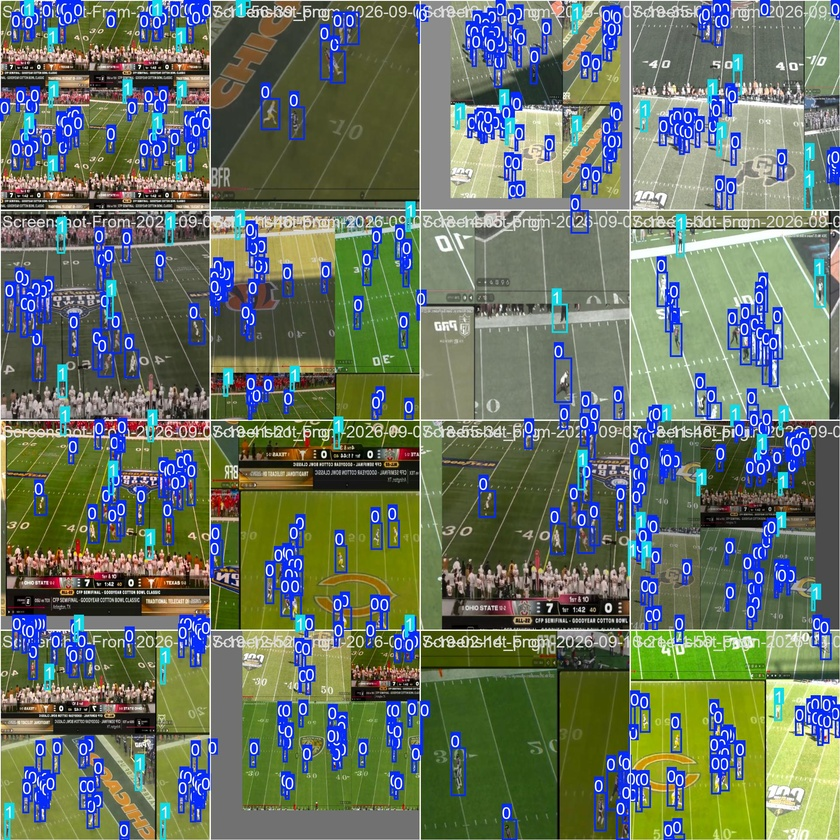
#> input picture Yolo/yolo-training/runs/detect/runs/nfl-player-tracker-2/train_batch0.jpg, 840 x 840 px, shrunk from 1920 x 1920 before the run, given in place of _full_game.mp4, which was not available
$ python test-clipping.py
#> lines starting #> are read from the running program, lines starting #| are printed output that depends on the picture; pictures that were not available may be replaced by others from this repository, and a replacement may not be noted
"""
Auto-clip pass plays from a full game YouTube video.
Detects snaps via motion analysis, filters for pass plays using motion spread.

Usage:
    python test-clipping.py

Change VIDEO_URL below to process a different video.
"""

import subprocess
import cv2
import numpy as np
import os

VIDEO_URL = "https://www.youtube.com/watch?v=7ERkAhvmHCo&list=PLbGLzzomCfA6R66tNqbLmv32dZoDj8-9l"

OUTPUT_DIR = os.path.dirname(os.path.abspath(__file__))
TEMP_VIDEO = os.path.join(OUTPUT_DIR, "_full_game.mp4")

PRE_SNAP_SEC = 2
POST_SNAP_SEC = 6
MIN_CALM_SEC = 1.5


def download_video(url, output_path):
#> called with output_path = 'test videos/_full_game.mp4'
    subprocess.run([
        "yt-dlp", "--no-playlist", "--merge-output-format", "mp4",
        "-o", output_path, url
    ], check=True)
#> (this line was passed over: subprocess is not available in this run)


FRAME_SKIP = 3  # only process every Nth frame


def compute_motion(video_path):
#> called with video_path = 'test videos/_full_game.mp4'
    cap = cv2.VideoCapture(video_path)
    fps = cap.get(cv2.CAP_PROP_FPS)
    total = int(cap.get(cv2.CAP_PROP_FRAME_COUNT))
    prev_gray = None
    scores = []
    frame_idx = 0

    while True:
        ret, frame = cap.read()
#> frame is the input picture: shape (840, 840, 3); mean B, G, R 101.2, 116.7, 104.5
        if not ret:
            break
        if frame_idx % FRAME_SKIP != 0:
            frame_idx += 1
            continue
        gray = cv2.cvtColor(frame, cv2.COLOR_BGR2GRAY)
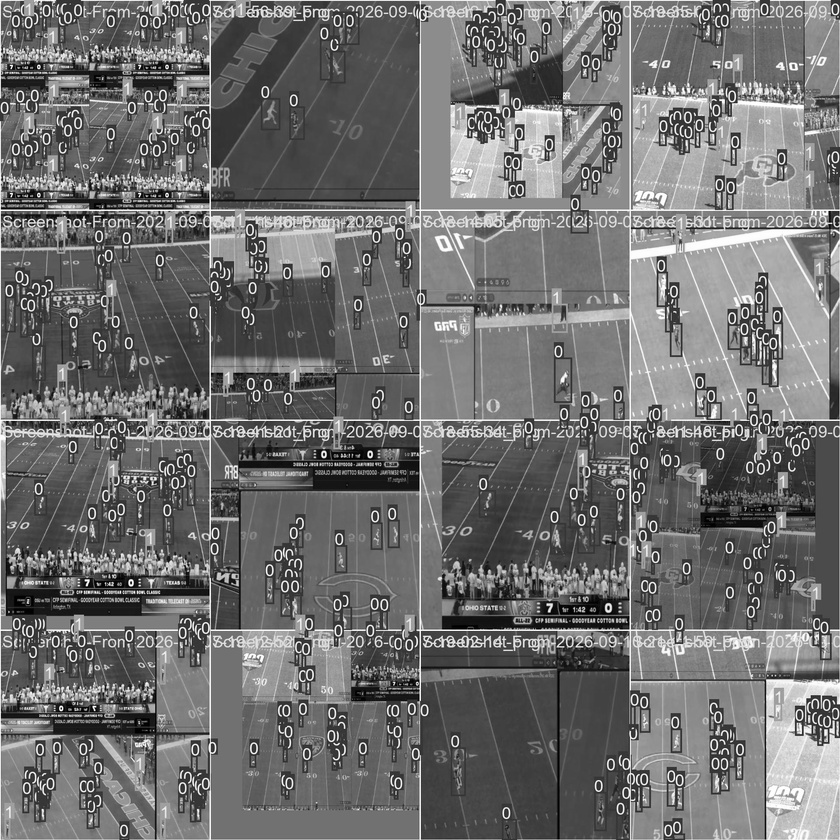
#> gray: shape (840, 840); min 0, max 255, mean 111.3
        gray = cv2.GaussianBlur(gray, (21, 21), 0)
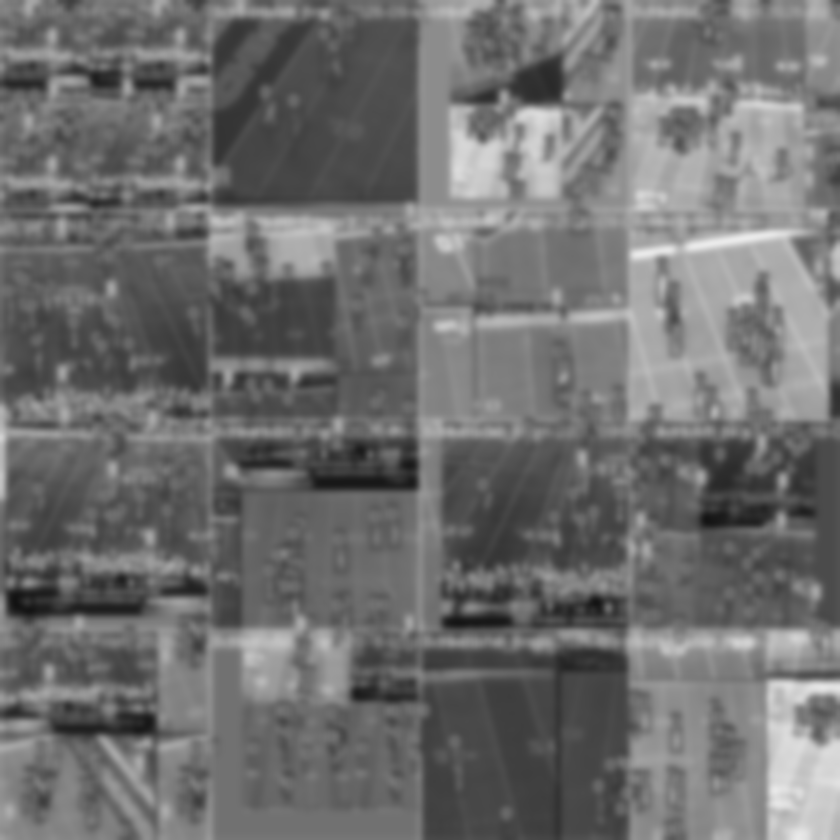
#> gray: shape (840, 840); min 18, max 235, mean 111.1
        if prev_gray is not None:
            scores.append(float(cv2.absdiff(gray, prev_gray).mean()))
        else:
            scores.append(0.0)
        prev_gray = gray
        frame_idx += 1

        if frame_idx % (int(fps) * 60) < FRAME_SKIP:
            pct = frame_idx / total * 100
            print(f"  {pct:.0f}% ({frame_idx}/{total})")

    cap.release()
    effective_fps = fps / FRAME_SKIP
    return np.array(scores), effective_fps


# [119 lines left out: functions detect_snaps, is_pass_play, clip_play, not called in this run]


def main():
    if VIDEO_URL == "https://www.youtube.com/watch?v=CHANGE_ME":
        print("Set VIDEO_URL in the script first.")
        return

    if not os.path.exists(TEMP_VIDEO):
        print("Downloading video...")
        download_video(VIDEO_URL, TEMP_VIDEO)
    else:
        print("Using cached download")

    print("Computing motion scores...")
    motion, fps = compute_motion(TEMP_VIDEO)
    print(f"  {len(motion)} frames at {fps:.1f} fps ({len(motion)/fps:.0f}s)")

    print("Detecting snaps...")
    snaps = detect_snaps(motion, fps)
    print(f"  Found {len(snaps)} potential plays")

    print("Filtering for pass plays and clipping...")
    clip_num = 0
    for i, snap in enumerate(snaps):
        snap_time = snap / fps
        mins, secs = int(snap_time // 60), snap_time % 60
        print(f"  Play {i + 1}/{len(snaps)} at {mins}:{secs:04.1f}...", end=" ")

        if is_pass_play(TEMP_VIDEO, snap, fps):
            clip_num += 1
            out_path = os.path.join(OUTPUT_DIR, f"auto_clip{clip_num:03d}.mp4")
            clip_play(TEMP_VIDEO, snap, fps, out_path)
            snap_offset = int(PRE_SNAP_SEC * fps)
            print(f"pass → {os.path.basename(out_path)} (--snap-frame {snap_offset})")
        else:
            print("skip (run/short)")

    print(f"\nDone! {clip_num} pass play clips saved")
    print(f"Each clip's snap frame: --snap-frame {int(PRE_SNAP_SEC * fps)}")


if __name__ == "__main__":
    main()

$ run again, on Yolo/yolo-training/runs/detect/runs/nfl-player-tracker-2/train_batch1.jpg
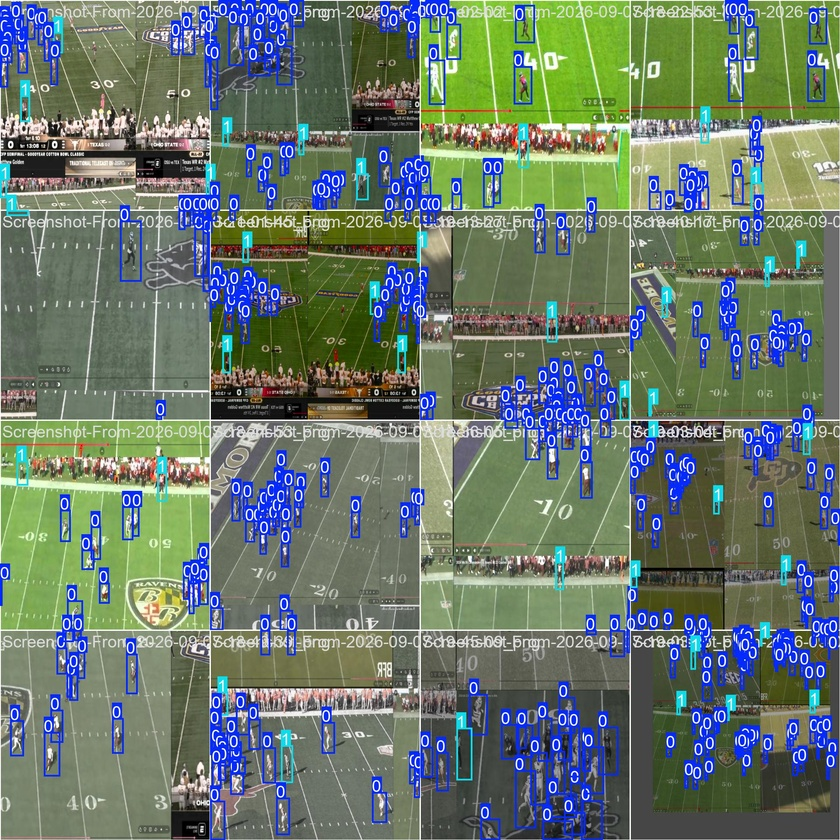
#> input picture Yolo/yolo-training/runs/detect/runs/nfl-player-tracker-2/train_batch1.jpg, 840 x 840 px, shrunk from 1920 x 1920 before the run, given in place of _full_game.mp4, which was not available
#> in compute_motion, frame is the input picture: shape (840, 840, 3); mean B, G, R 108.2, 120.4, 105.1
#> in compute_motion, `gray = cv2.cvtColor(frame, cv2.COLOR_BGR2GRAY)`:
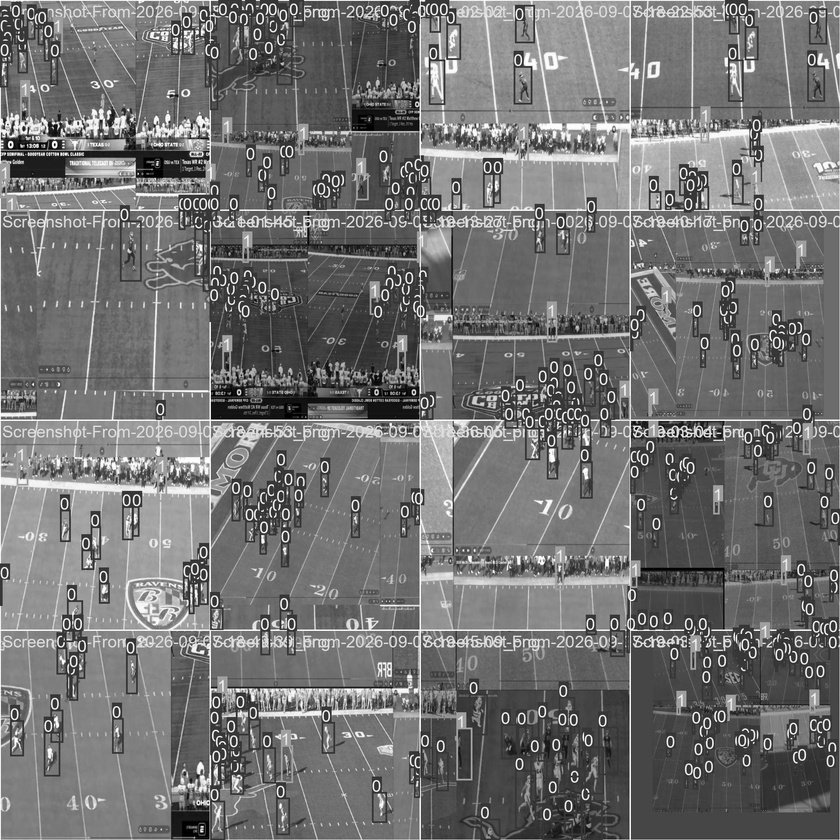
#> gray: shape (840, 840); min 0, max 255, mean 114.5
#> in compute_motion, `gray = cv2.GaussianBlur(gray, (21, 21), 0)`:
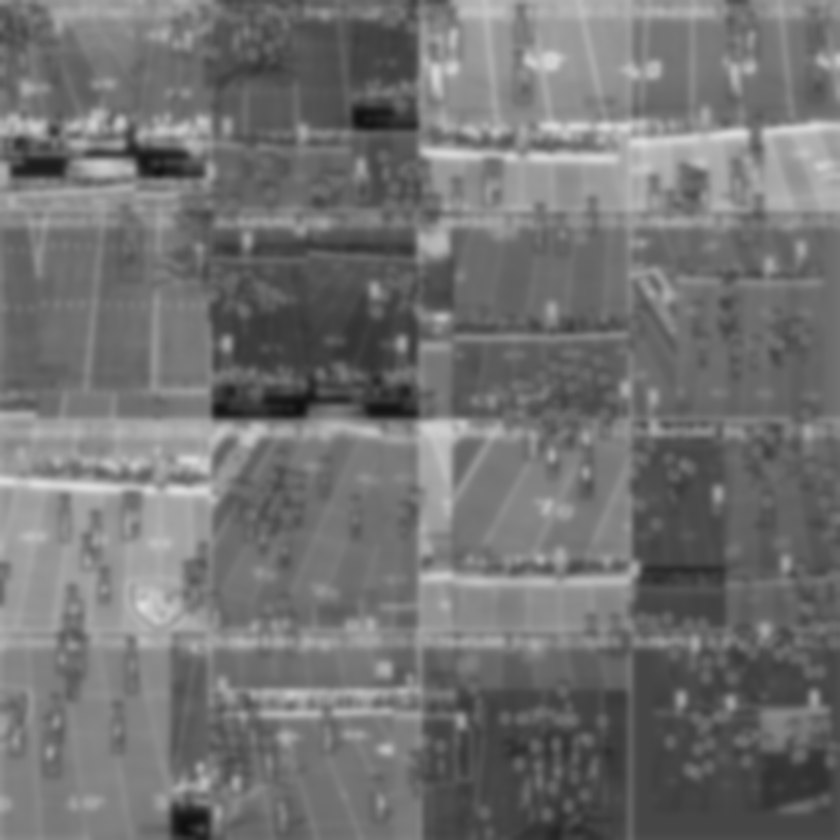
#> gray: shape (840, 840); min 15, max 222, mean 114.3

$ run again, on Yolo/yolo-training/runs/detect/runs/nfl-player-tracker-2/train_batch2.jpg
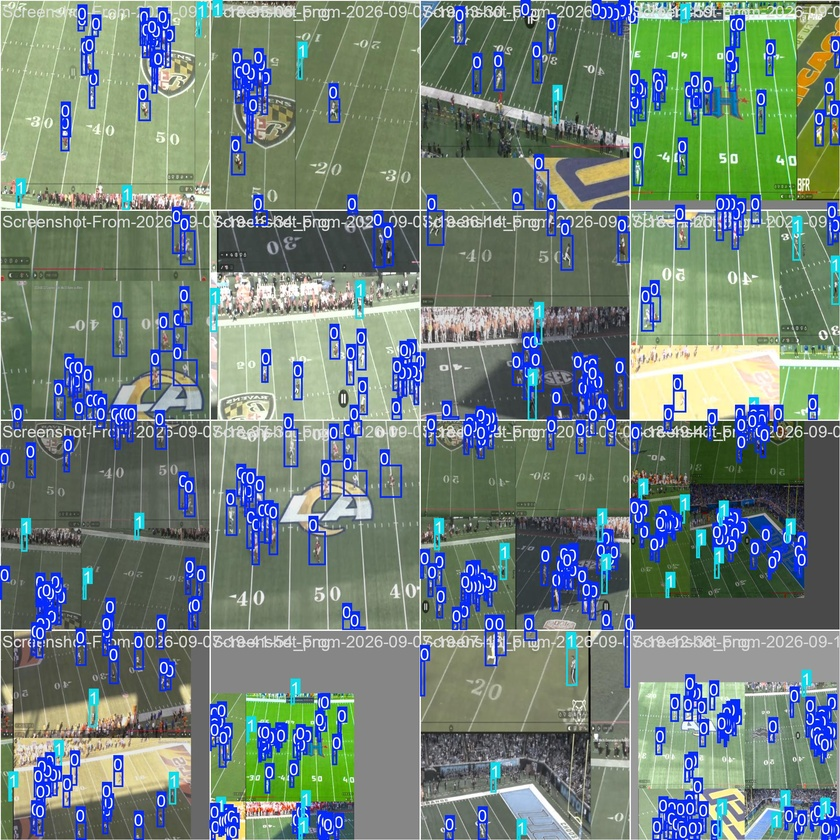
#> input picture Yolo/yolo-training/runs/detect/runs/nfl-player-tracker-2/train_batch2.jpg, 840 x 840 px, shrunk from 1920 x 1920 before the run, given in place of _full_game.mp4, which was not available
#> in compute_motion, frame is the input picture: shape (840, 840, 3); mean B, G, R 123.4, 130.8, 113.1
#> in compute_motion, `gray = cv2.cvtColor(frame, cv2.COLOR_BGR2GRAY)`:
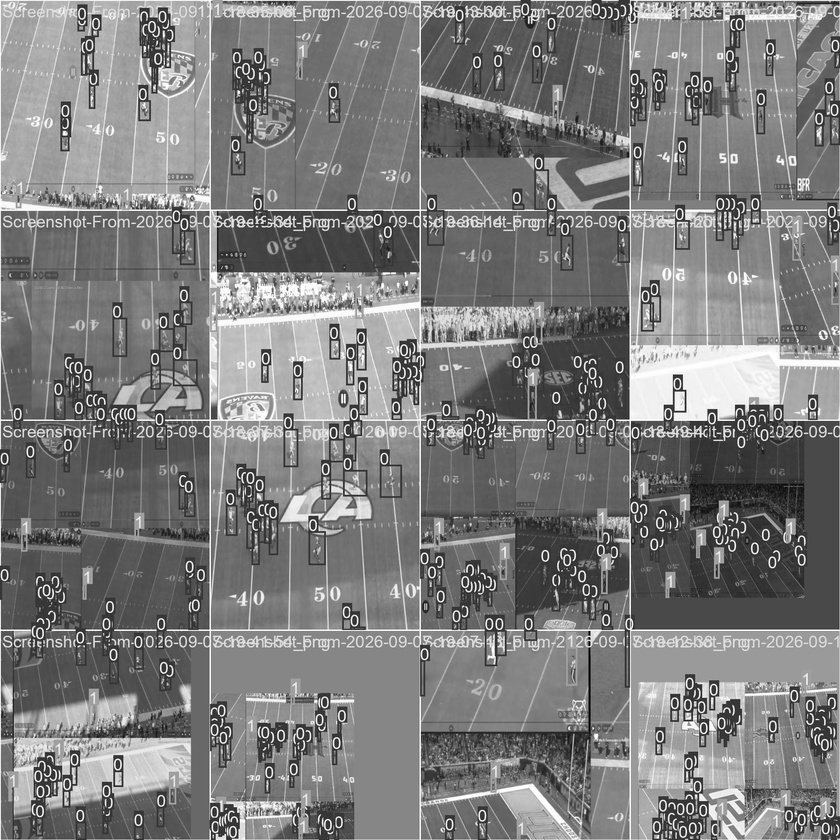
#> gray: shape (840, 840); min 0, max 255, mean 124.7
#> in compute_motion, `gray = cv2.GaussianBlur(gray, (21, 21), 0)`:
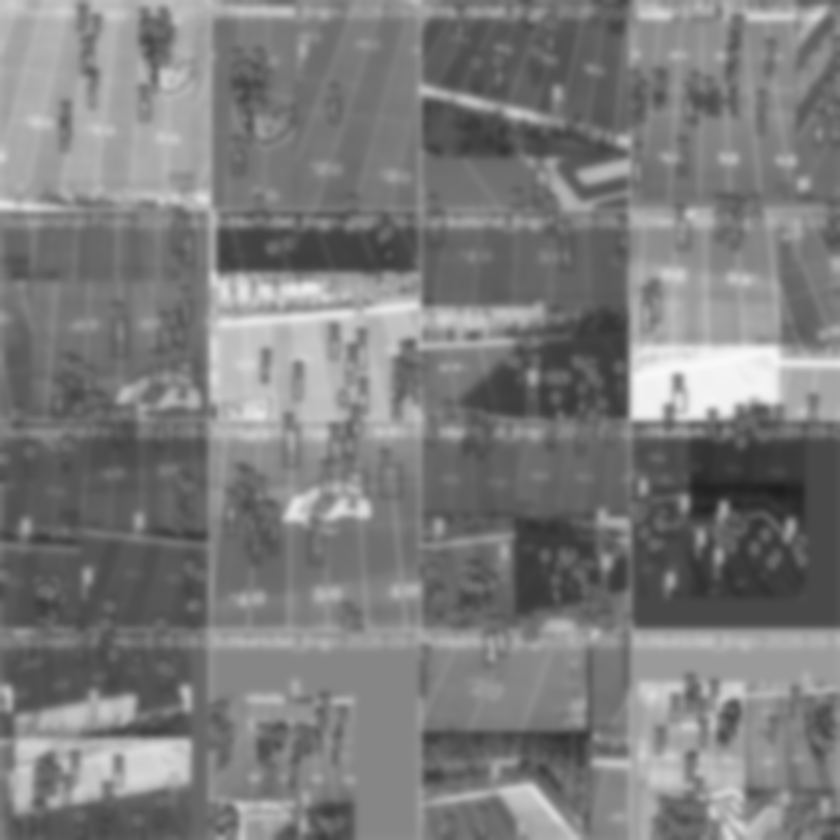
#> gray: shape (840, 840); min 30, max 248, mean 124.5
